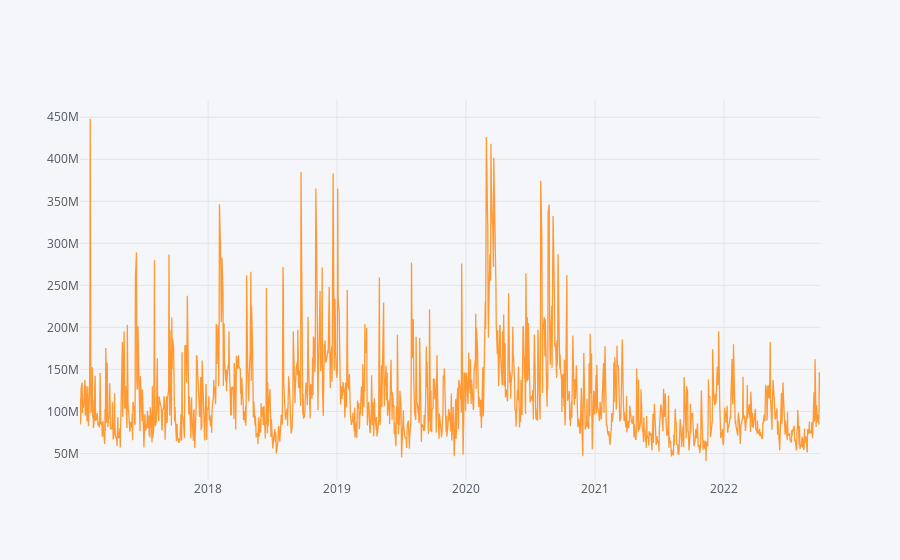

Source (notebook cell):
### Markdown cell above
Для анализа временного ряда выберем в этом датасете колонку Volume. 
Посмотрим на график "сырых" данных.

### Code cell
Apple_df.Volume.iplot()

### Figure 1 — Plotly figure (JSON) as saved in the notebook; plotly's stock layout.template omitted (floating-point values rounded to 4 significant figures; data arrays with more than 128 entries replaced by an {"elided": "..."} marker saying what was removed)
{"data": [{"line": {"color": "rgba(255, 153, 51, 1.0)", "dash": "solid", "shape": "linear", "width": 1.3}, "mode": "lines", "name": "Volume", "text": "", "type": "scatter", "x": {"elided": "1447 str values"}, "y": {"elided": "1447 int values"}}], "layout": {"legend": {"bgcolor": "#F5F6F9", "font": {"color": "#4D5663"}}, "paper_bgcolor": "#F5F6F9", "plot_bgcolor": "#F5F6F9", "title": {"font": {"color": "#4D5663"}}, "xaxis": {"gridcolor": "#E1E5ED", "showgrid": true, "tickfont": {"color": "#4D5663"}, "title": {"font": {"color": "#4D5663"}, "text": ""}, "zerolinecolor": "#E1E5ED"}, "yaxis": {"gridcolor": "#E1E5ED", "showgrid": true, "tickfont": {"color": "#4D5663"}, "title": {"font": {"color": "#4D5663"}, "text": ""}, "zerolinecolor": "#E1E5ED"}}}
